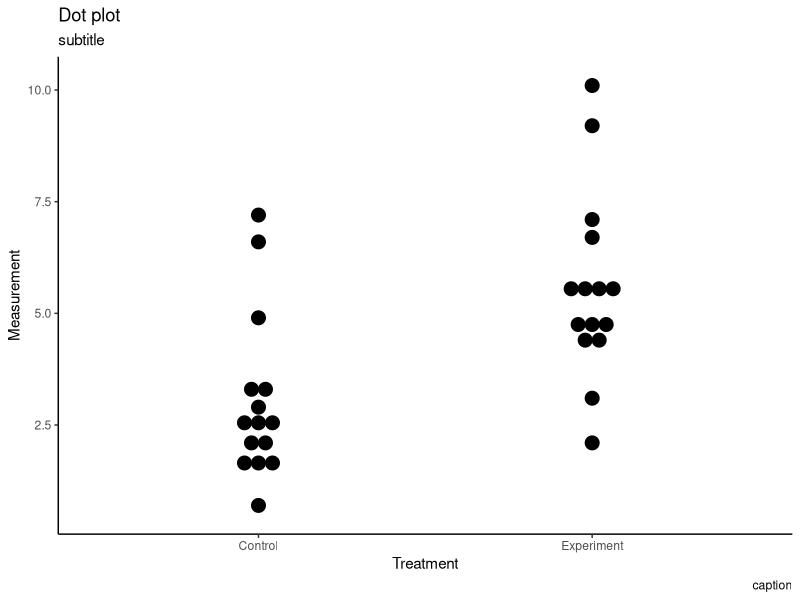
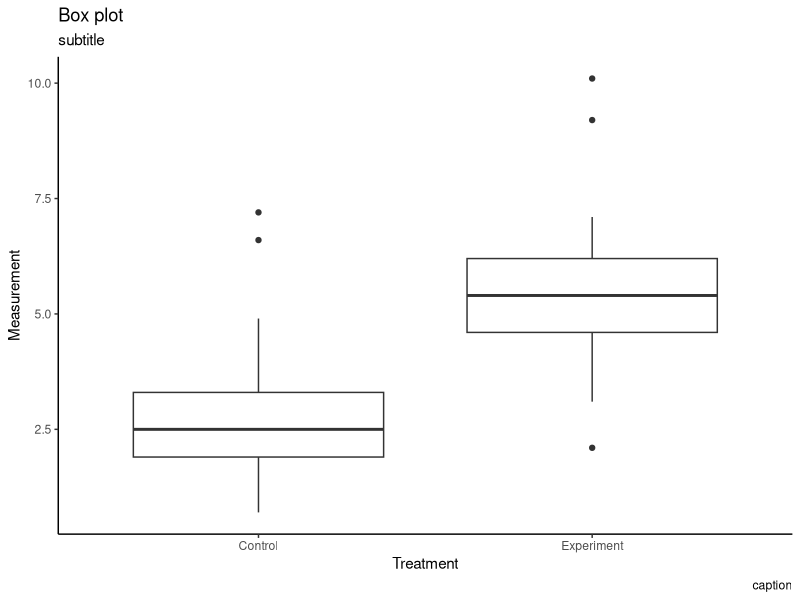
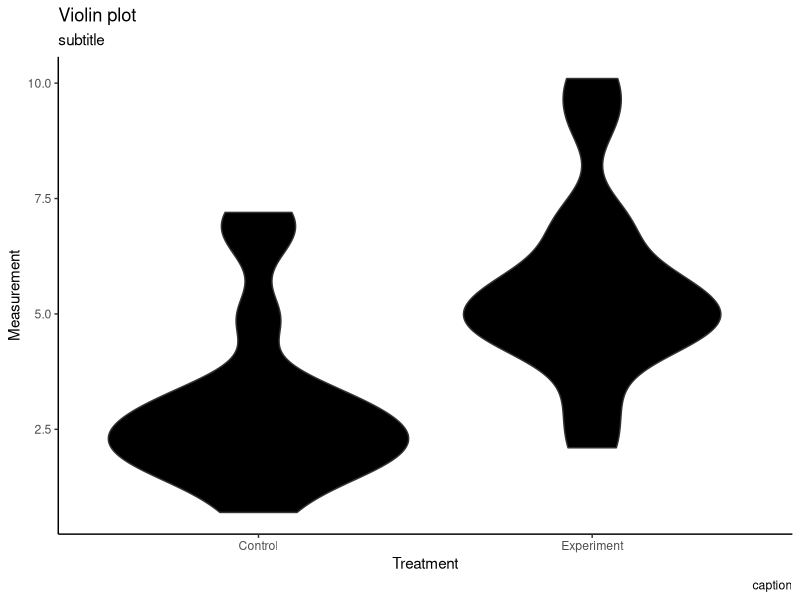
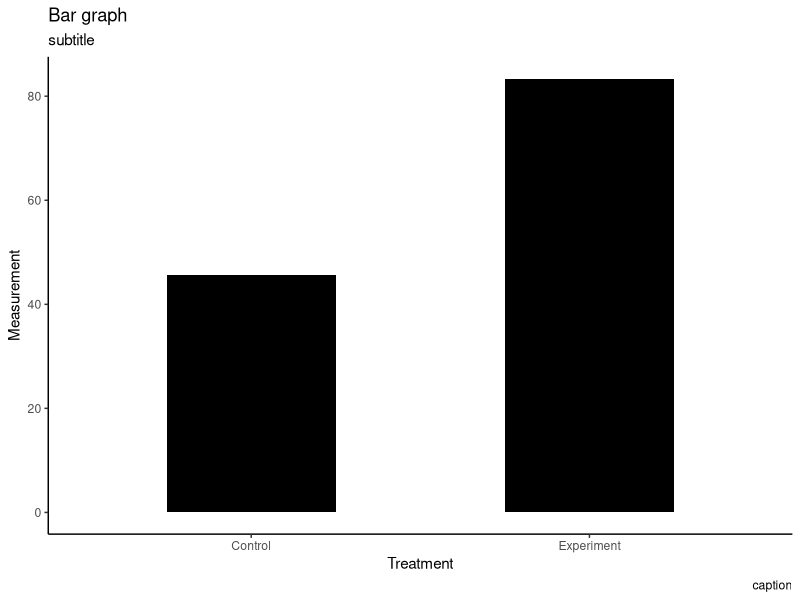

Generate these figures, in order, with R: (Note: this script raises an error after producing the figures.)
## ---- chunk 1
library(readr)
library(ggplot2)
## ---- chunk 2
# load test data
difftest_test_data <- read_csv("difftest_test_data.csv")
## ---- chunk 3
# set theme
theme_set(theme_classic())

# dot plot
ggplot(difftest_test_data, aes(x = Treatment_m, y = Measurement_m)) + 
  geom_dotplot(binaxis='y', 
               stackdir='center', 
               dotsize = 1, 
               fill="black") +
  labs(title="Dot plot", 
         subtitle="subtitle",
         caption="caption",
         x="Treatment",
         y="Measurement")
## ---- chunk 4
# set theme
theme_set(theme_classic())

# box plot
ggplot(difftest_test_data, aes(x = Treatment_m,y = Measurement_m)) + 
  geom_boxplot(varwidth=T, fill="white") + 
  labs(title="Box plot", 
         subtitle="subtitle",
         caption="caption",
         x="Treatment",
         y="Measurement")
## ---- chunk 5
# set theme
theme_set(theme_classic())

# violin plot
ggplot(difftest_test_data, aes(x = Treatment_m,y = Measurement_m)) + 
  geom_violin(fill="black") + 
  labs(title="Violin plot", 
         subtitle="subtitle",
         caption="caption",
         x="Treatment",
         y="Measurement")
## ---- chunk 6
# set theme
theme_set(theme_classic())

# bar graph
ggplot(difftest_test_data, aes(x = Treatment_m, y = Measurement_m)) + 
  geom_bar(stat="identity", width=.5, fill="black") + 
  labs(title="Bar graph", 
         subtitle="subtitle",
         caption="caption",
         x="Treatment",
         y="Measurement")
## ---- chunk 7
# graph ecdf's of data

#load and subset data
dtd <- fread("difftest_test_data.csv")
dtd_sub <- dtd[, .(Treatment_m, Measurement_m)]

#dtd_sub$Treatment_m <- as.factor(dtd_sub$Treatment_m)

# set theme
theme_set(theme_classic())

ggplot(dtd_sub, aes(x = Measurement_m, color = Treatment_m)) + stat_ecdf()
